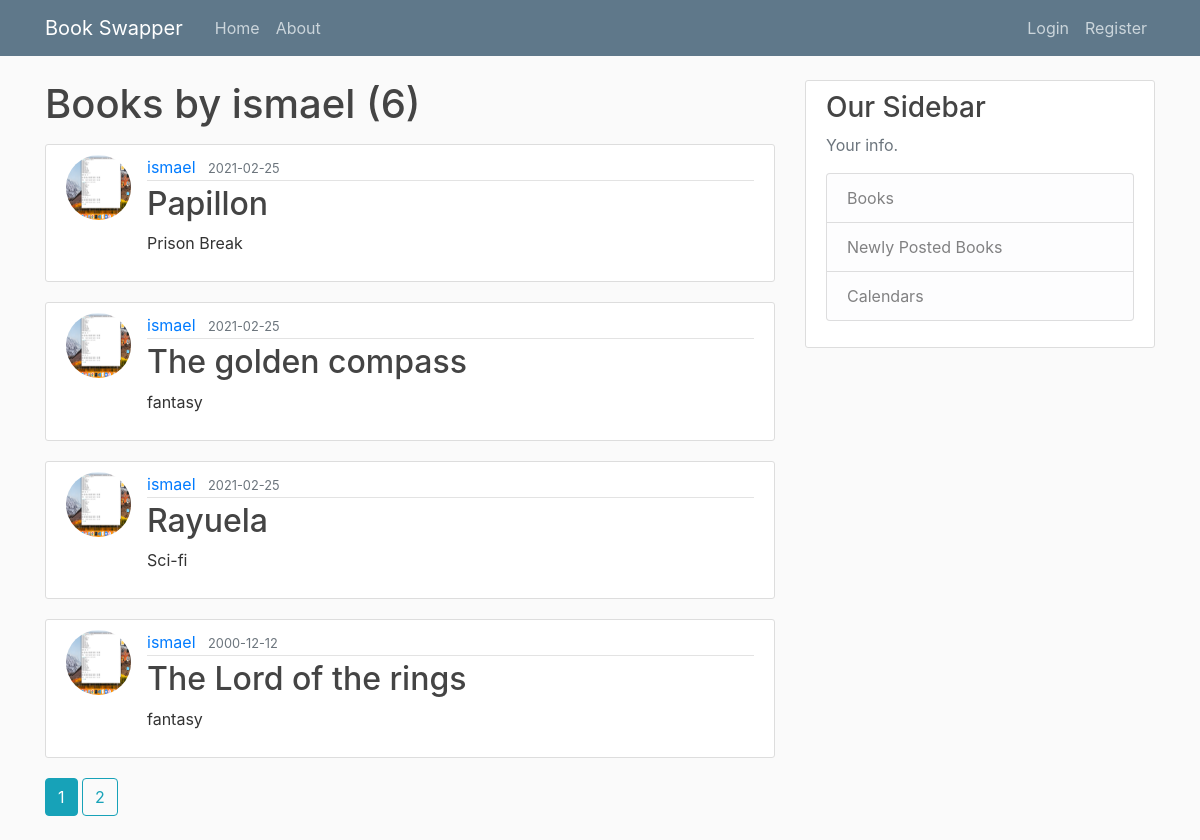
The page /user/ismael on the database as committed earlier.
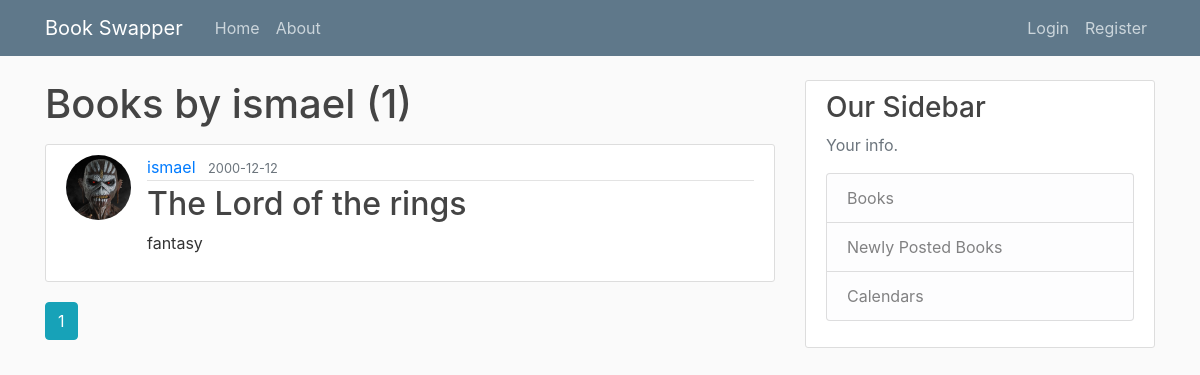
The same page on the database as committed later.
### book_swapper/models.py (models this page shows, shortened)
class Book(db.Model):
    id = db.Column(db.Integer, primary_key=True)
    title = db.Column(db.String(100), nullable=False)
    subject = db.Column(db.String(30), nullable = False)
    isbn = db.Column(db.String(15), nullable=False)
    subject_subcategory = db.Column(db.String(30), nullable=True)
    date_posted = db.Column(db.DateTime, nullable=False, default=datetime.utcnow)
    condition = db.Column(db.Text, nullable=True)
    user_id = db.Column(db.Integer, db.ForeignKey('user.id'), nullable=True)

class User(db.Model, UserMixin):
    id = db.Column(db.Integer, primary_key=True)
    username = db.Column(db.String(20), unique=True, nullable=False)
    email = db.Column(db.String(120), unique=True, nullable=False)
    image_file = db.Column(db.String(20), nullable=False, default='default.jpg')
    password = db.Column(db.String(60), nullable=False)
    school = db.Column(db.String(60), nullable = True)
    city = db.Column(db.String(60), nullable = True)
    books = db.relationship('Book', backref='owner', lazy=True)

### book_swapper/users/routes.py (the view)
@users.route("/user/<string:username>")
def user_books(username):
    page = request.args.get('page', 1, type=int)
    user = User.query.filter_by(username=username).first_or_404()
    books = Book.query.filter_by(owner=user)\
        .order_by(Book.date_posted.desc())\
        .paginate(page=page, per_page=4)
    return render_template('user_books.html', books=books, user=user)

### book_swapper/templates/user_books.html
{% extends "layout.html" %}
{% block content %}
    <h1 class="mb-3"> Books by {{user.username}} ({{ books.total }})</h1>
    {% for book in books.items %}
        <article class="media content-section">
            <img class = "rounded-circle article-img" src="{{url_for('static', filename='profile_pics/' + book.owner.image_file)}}">
          <div class="media-body">
            <div class="article-metadata">
              <a class="mr-2" href="{{url_for('users.user_books', username=book.owner.username) }}">{{ book.owner.username }}</a>
              <small class="text-muted">{{ book.date_posted.strftime('%Y-%m-%d') }}</small>
            </div>
            <h2><a class="article-title" href="{{ url_for('books.book', book_id=book.id)}}">{{ book.title }}</a></h2>
            <p class="article-content">{{ book.subject }}</p>
          </div>
        </article>
    {% endfor %}
    {%for page_num in books.iter_pages(left_edge=1, right_edge=2,left_current=1) %}
        {%if page_num%}
            {%if books.page==page_num%}
                <a class="btn btn-info mb-4" href="{{ url_for('users.user_books', username=user.username, page=page_num) }}">  {{ page_num }}</a>
            {%else%}
                <a class="btn btn-outline-info mb-4" href="{{ url_for('users.user_books', username=user.username, page=page_num) }}">  {{ page_num }}</a>
            {%endif%}
        {%else%}
            ...
        {%endif%}
    {%endfor%}
{% endblock content %}

Rows that differ between the two databases and show on the page:
removed Book: image_file (picture), owner.username "ismael", date_posted "2021-02-25", title "Papillon", subject "Prison Break"
removed Book: image_file (picture), owner.username "ismael", date_posted "2021-02-25", title "The golden compass", subject "fantasy"
removed Book: image_file (picture), owner.username "ismael", date_posted "2021-02-25", title "Rayuela", subject "Sci-fi"
removed Book: image_file (picture), owner.username "ismael", date_posted "2000-12-12", title "The Lord of the rings", subject "fantasy"
added Book: image_file (placeholder picture), owner.username "ismael", date_posted "2000-12-12", title "The Lord of the rings", subject "fantasy"
Other text that changed with them:
{{ books.total }}: "6" → "1"
list line gone: "2"
